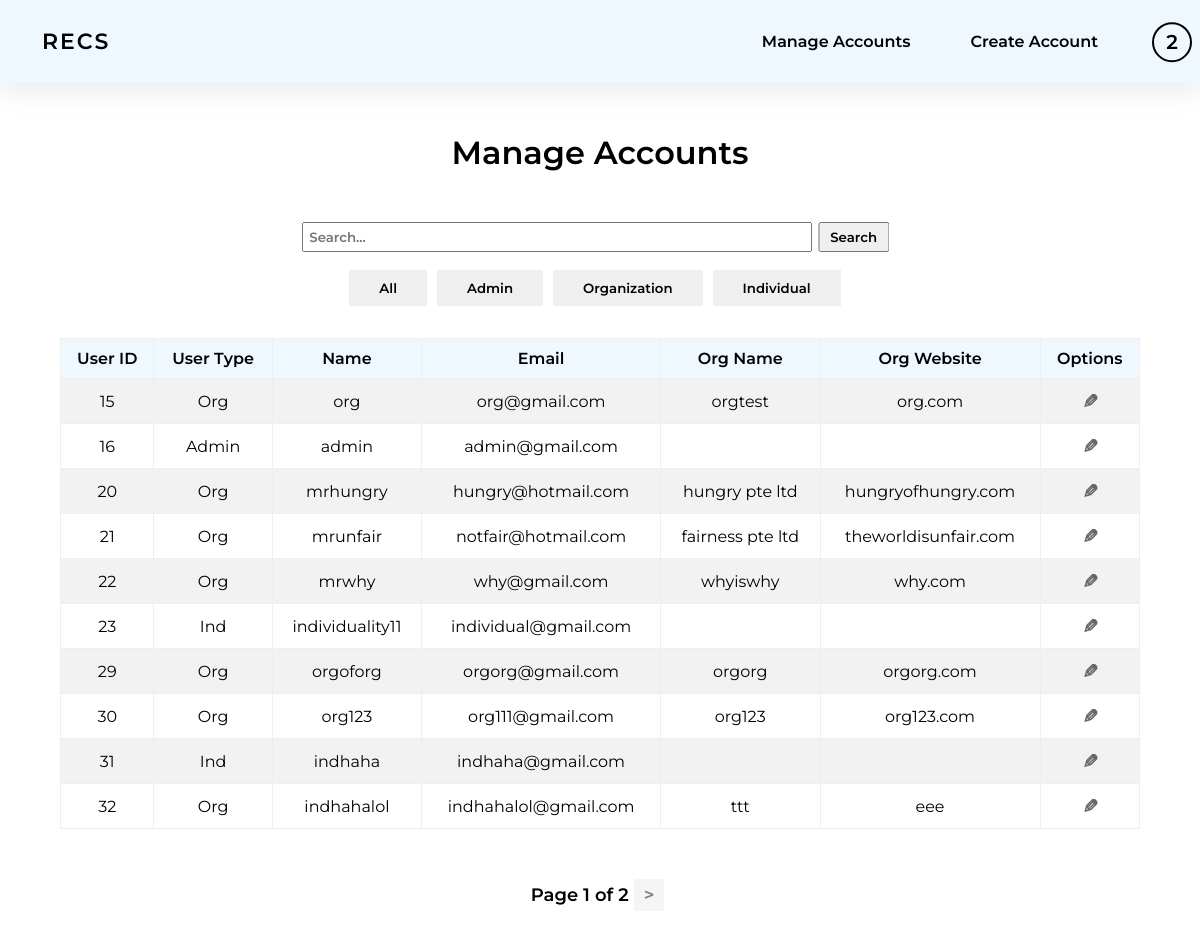
Before: /main_web/manageaccounts.php (signed in) with the older database file.
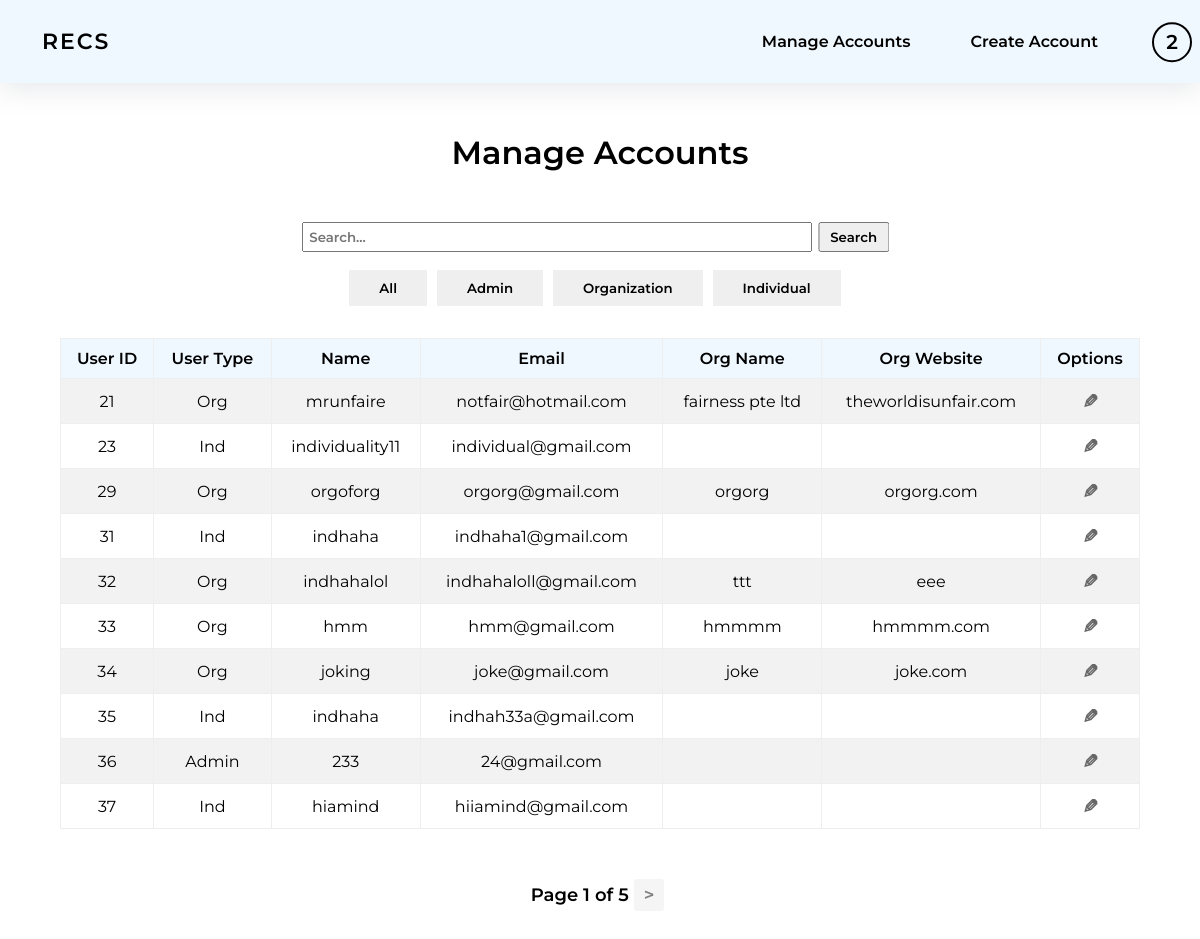
After: the same page with the newer database file.
### tables this page shows
CREATE TABLE `users` (
  `userID` smallint(6) NOT NULL,
  `userType` smallint(10) NOT NULL DEFAULT 1,
  `name` varchar(80) DEFAULT NULL,
  `password` char(100) DEFAULT NULL,
  `emailAddress` varchar(100) NOT NULL,
  `Organization Name` varchar(100) DEFAULT NULL,
  `Organization Website` varchar(100) DEFAULT NULL,
  `pricePlan` varchar(20) NOT NULL DEFAULT '0',
  `accountStatus` varchar(20) NOT NULL DEFAULT 'Available',
  `dateTimeOfCreation` datetime(6) NOT NULL DEFAULT current_timestamp(6)
);

### main_web/manageaccounts.php (the view, shortened to what this page needs)
<?php
	$sort = '';
	$userType = $_SESSION['userType'];
	if (isset($_POST['submit']) and isset($_POST['search-input'])){
		$searchItem = $_POST['search-input'];
	}
	else{
		$searchItem = '';
	}
?>
<!DOCTYPE html>
<html>
<head>
<link rel="stylesheet" href="manageaccounts_style.css?version18">
</head>
<body onload = 'changeCurrentBtnColor();'>
<?php
include ('inc_db_fyp.php');
if ($userType == '0')
{
?>
	<header>
		 <nav>
			<ul class="nav-titles">
				<li name = 'recs'><a name = 'recs' href="home.php">RECS</a></li>
			   <li style='margin-left: auto;'><a name = 'adminmanage' href="manageaccounts.php" style = 'padding-right: 60px;'>Manage Accounts</a>
				<a name = 'admincreate' href="createaccount.php?id=orgcreateacc" style = 'padding-right: 60px;'>Create Account</a></li>
			  </ul>
			<div class="dropdown">
				<button class="profile"><?=$_SESSION['name'][0]?></button>
			  </div>
		</nav>
	</header>
	<h1>Manage Accounts</h1>
<?php
$results_per_page = 10;
if (isset($_GET['page'])) {
    $page = $_GET['page'];
} else {
    $page = 1;
}
$starting_limit = ($page - 1) * $results_per_page;
if ($searchItem == ''){
	if ($sort == 'all' or $sort == ''){
		$sql = "SELECT COUNT(*) as total FROM users";
		$stmt = $conn->prepare($sql);
	}
}
$stmt->execute();
$result = $stmt->get_result();
$row = mysqli_fetch_array($result);
$total_results = $row['total'];
$total_pages = ceil($total_results / $results_per_page);
echo"
<form action = '' method ='post'>
  <div class='search-container'>
    <input type='text' id='search-input' name = 'search-input' placeholder='Search...' value = '{$_POST["search-input"]}'>
    <button type='submit' name = 'submit' id='search-button'>Search</button>
  </div>
</form>";
echo"
<div class = 'filterButton' >
	<a href = 'manageaccounts.php?sort=all'><button id = 'all'>All</button></a>
	<a href = 'manageaccounts.php?sort=admin'><button id = 'admin'>Admin</button></a>
	<a href = 'manageaccounts.php?sort=org'><button id = 'org'>Organization</button></a>
	<a href = 'manageaccounts.php?sort=ind'><button id = 'ind'>Individual</button></a>
</div>
<table border='1'>
	<tr style='text-align:center;'>
	 <th ><strong>User ID</strong></th>
<th><strong>User Type</strong></th>
<th><strong>Name</strong></th>
<th><strong>Email</strong></th>
<th><strong>Org Name</strong></th>
<th><strong>Org Website</strong></th>
<th><strong>Options</strong></th>
	</tr>";
if ($searchItem == ''){
	if ($sort == 'all' or $sort == ''){
		$sql = "SELECT * FROM users LIMIT $starting_limit, $results_per_page";
		$stmt = $conn->prepare($sql);
	}
}
$stmt->execute();
$result = $stmt->get_result();
while($row = mysqli_fetch_array($result)){
	echo '<tr>';
    echo '<td>' . $row['userID'] . '</td>';
	if ($row['userType'] == '1'){
		echo '<td> Org </td>';
	}else if ($row['userType'] == '2'){
		echo '<td>Ind </td>';
	}else{
			echo '<td> Admin </td>';
	}
	echo '<td>' . $row['name'] . '</td>';
    echo '<td>' . $row['emailAddress'] . '</td>';
    echo '<td>' . $row['Organization Name'] . '</td>';
	echo '<td>' . $row['Organization Website'] . '</td>';
	echo '<td><button class="edit-button">
    <div class="edit-icon" style="transform: rotate(90deg);">&#9998;</div>
    <div class="edit-options">';
   echo'
   </div>
</button>
</td>';
    echo '</tr>';
}
echo "</table>";
echo "<div class='pagenumber'>";
echo"Page " . $page . " of " .  $total_pages . " ";
if ($page < $total_pages) {
	if ($sort == ''){
		echo "<a href='?page=" . ($page + 1) . "'>&gt;</a>";
	}
}
echo "</div>";
} ?>
</body>
<html>

Changed rows visible on the page:
removed users: userID "15", userType "Org", name "org", emailAddress "org@gmail.com", Organization Name "orgtest", Organization Website "org.com"
removed users: userID "16", userType "Admin", name "admin", emailAddress "admin@gmail.com"
removed users: userID "20", userType "Org", name "mrhungry", emailAddress "hungry@hotmail.com", Organization Name "hungry pte ltd", Organization Website "hungryofhungry.com"
removed users: userID "22", userType "Org", name "mrwhy", emailAddress "why@gmail.com", Organization Name "whyiswhy", Organization Website "why.com"
removed users: userID "30", userType "Org", name "org123", emailAddress "org111@gmail.com", Organization Name "org123", Organization Website "org123.com"
changed users "notfair@hotmail.com": name "mrunfair" → "mrunfaire"
changed users id 31: emailAddress "indhaha@gmail.com" → "indhaha1@gmail.com"
changed users "indhahalol": emailAddress "indhahalol@gmail.com" → "indhahaloll@gmail.com"
now on this page (row unchanged): users: userID "33", userType "Org", name "hmm", emailAddress "hmm@gmail.com", Organization Name "hmmmm", Organization Website "hmmmm.com"
now on this page (row unchanged): users: userID "34", userType "Org", name "joking", emailAddress "joke@gmail.com", Organization Name "joke", Organization Website "joke.com"
now on this page (row unchanged): users: userID "35", userType "Ind", name "indhaha", emailAddress "indhah33a@gmail.com"
now on this page (row unchanged): users: userID "36", userType "Admin", name "233", emailAddress "24@gmail.com"
now on this page (row unchanged): users: userID "37", userType "Ind", name "hiamind", emailAddress "hiiamind@gmail.com"
Other visible differences:
$total_pages: "2" → "5"
